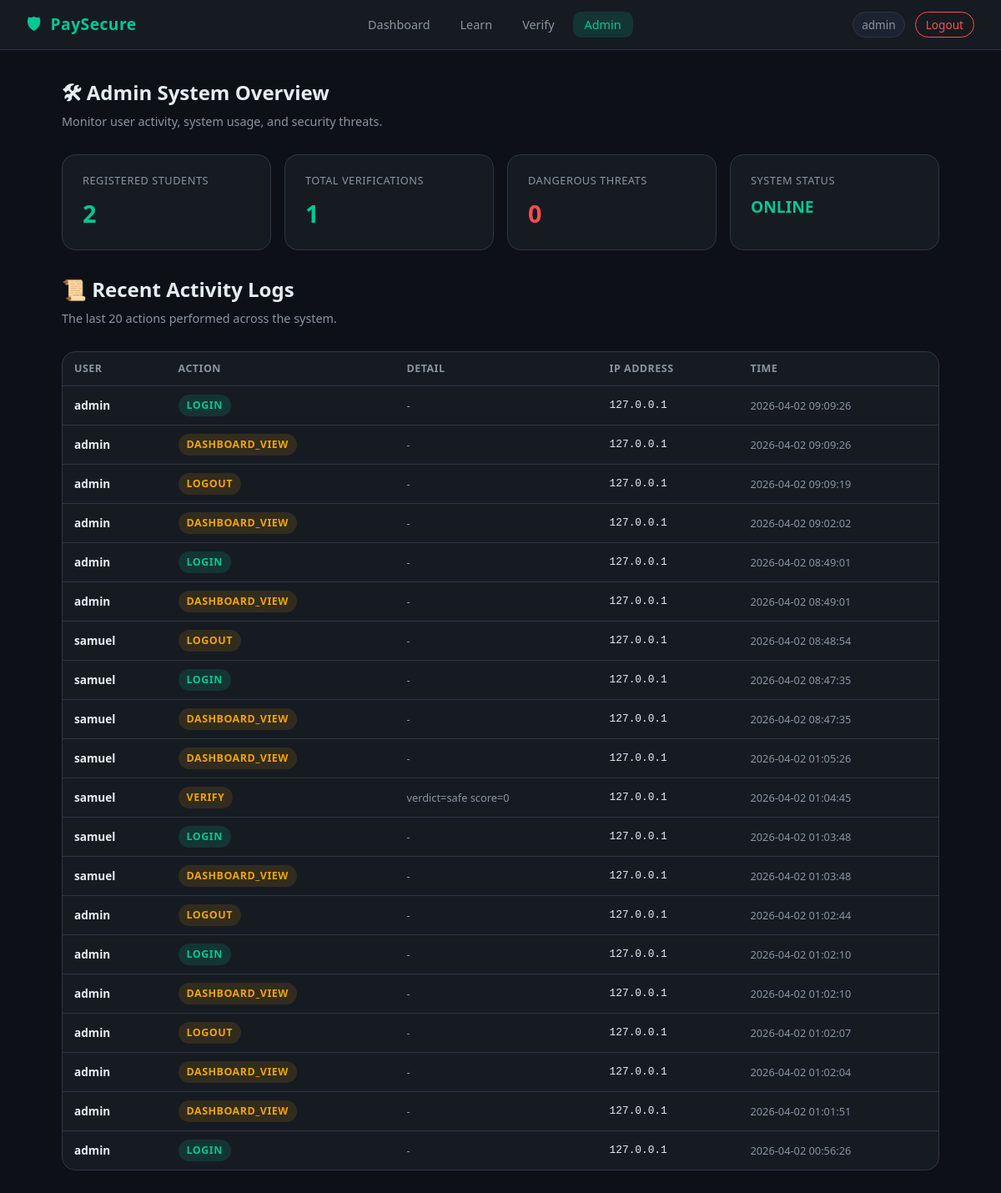
The page /admin (signed in) on the database its author committed.
### tables this page shows
CREATE TABLE activity_logs (
    id          INTEGER PRIMARY KEY AUTOINCREMENT,
    user_id     INTEGER NOT NULL,
    action      TEXT    NOT NULL,   -- e.g. 'login', 'verify', 'learn_view'
    detail      TEXT,               -- extra context (page visited, verdict, etc.)
    ip_address  TEXT,
    logged_at   DATETIME DEFAULT CURRENT_TIMESTAMP,
    FOREIGN KEY (user_id) REFERENCES users(id)
);

CREATE TABLE users (
    id            INTEGER PRIMARY KEY AUTOINCREMENT,
    username      TEXT    NOT NULL UNIQUE,
    email         TEXT    NOT NULL UNIQUE,
    password_hash TEXT    NOT NULL,
    role          TEXT    NOT NULL DEFAULT 'student',  -- 'student' | 'admin'
    created_at    DATETIME DEFAULT CURRENT_TIMESTAMP
);

### templates/app.py (the view)
@app.route("/admin")
@admin_required
def admin():
    db = get_db()
    total_users = db.execute(
        "SELECT COUNT(*) as c FROM users WHERE role = 'student'"
    ).fetchone()["c"]
    total_verifications = db.execute(
        "SELECT COUNT(*) as c FROM verifications"
    ).fetchone()["c"]
    dangerous_count = db.execute(
        "SELECT COUNT(*) as c FROM verifications WHERE verdict = 'dangerous'"
    ).fetchone()["c"]
    recent_logs = db.execute(
        """SELECT u.username, a.action, a.detail, a.ip_address,
           datetime(a.logged_at, '+3 hours') as logged_at
           FROM activity_logs a
           JOIN users u ON u.id = a.user_id
           ORDER BY a.logged_at DESC LIMIT 20"""
    ).fetchall()
    return render_template(
        "admin.html",
        total_users=total_users,
        total_verifications=total_verifications,
        dangerous_count=dangerous_count,
        recent_logs=recent_logs,
    )

### templates/app.py (called while the page is built)
def get_db():
    db = getattr(g, "_database", None)
    if db is None:
        db = g._database = sqlite3.connect(DATABASE)
        db.row_factory = sqlite3.Row   # rows behave like dicts
    return db

def admin_required(f):
    @wraps(f)
    def decorated(*args, **kwargs):
        if "user_id" not in session:
            flash("Please log in.", "warning")
            return redirect(url_for("login"))
        if session.get("role") != "admin":
            flash("Access denied. Admins only.", "danger")
            return redirect(url_for("dashboard"))
        return f(*args, **kwargs)
    return decorated

### templates/admin.html (shortened to what this page needs)
{% extends "base.html" %}
{% block main_class %}page-content{% endblock %}
{% block content %}
<div class="page-header">
    <h2>🛠 Admin System Overview</h2>
    <p>Monitor user activity, system usage, and security threats.</p>
</div>
<div class="admin-stats">
    <div class="stat-card">
        <span class="stat-label">Registered Students</span>
        <span class="stat-value">{{ total_users }}</span>
    </div>
    <div class="stat-card">
        <span class="stat-label">Total Verifications</span>
        <span class="stat-value">{{ total_verifications }}</span>
    </div>
    <div class="stat-card">
        <span class="stat-label">Dangerous Threats</span>
        <span class="stat-value" style="color: var(--red);">{{ dangerous_count }}</span>
    </div>
    <div class="stat-card">
        <span class="stat-label">System Status</span>
        <span class="stat-value" style="color: var(--green); font-size: 1.2rem;">ONLINE</span>
    </div>
</div>
<div class="page-header" style="margin-top: 12px;">
    <h2>📜 Recent Activity Logs</h2>
    <p>The last 20 actions performed across the system.</p>
</div>
<div class="card" style="padding: 0; overflow: hidden;">
    <table class="log-table">
        <thead>
            <tr>
                <th>User</th>
                <th>Action</th>
                <th>Detail</th>
                <th>IP Address</th>
                <th>Time</th>
            </tr>
        </thead>
        <tbody>
            {% for log in recent_logs %}
            <tr>
                <td><strong>{{ log['username'] }}</strong></td>
                <td>
                    <span class="badge {% if log['action'] == 'login' %}badge-safe{% elif 'danger' in (log['detail'] or '') %}badge-dangerous{% else %}badge-suspicious{% endif %}">
                        {{ log['action'] | upper }}
                    </span>
                </td>
                <td style="color: var(--text-muted); font-size: 0.8rem;">
                    {{ log['detail'] if log['detail'] else '-' }}
                </td>
                <td style="font-family: monospace; font-size: 0.8rem;">{{ log['ip_address'] }}</td>
                <td style="color: var(--text-muted); font-size: 0.8rem;">{{ log['logged_at'] }}</td>
            </tr>
            {% endfor %}
        </tbody>
    </table>
</div>
{% endblock %}

### templates/base.html (shortened to what this page needs)
<!DOCTYPE html>
<html lang="en">
<head>
    <link rel="stylesheet" href="{{ url_for('static', filename='css/style.css') }}" />
</head>
<body class="{% block body_class %}{% endblock %}">
    {% if session.get('user_id') %}
    <nav class="navbar">
        <div class="nav-brand">
            <span class="shield">🛡</span> PaySecure
        </div>
        <ul class="nav-links">
            <li><a href="{{ url_for('dashboard') }}" class="{{ 'active' if request.endpoint == 'dashboard' }}">Dashboard</a></li>
            <li><a href="{{ url_for('learn') }}"     class="{{ 'active' if request.endpoint == 'learn' }}">Learn</a></li>
            <li><a href="{{ url_for('verify') }}"    class="{{ 'active' if request.endpoint == 'verify' }}">Verify</a></li>
            {% if session.get('role') == 'admin' %}
            <li><a href="{{ url_for('admin') }}"     class="{{ 'active' if request.endpoint == 'admin' }}">Admin</a></li>
            {% endif %}
        </ul>
        <div class="nav-user">
            <span class="username-badge">{{ session.get('username') }}</span>
            <a href="{{ url_for('logout') }}" class="btn-logout">Logout</a>
        </div>
    </nav>
    {% endif %}
    <main class="{% block main_class %}{% endblock %}">
        {% block content %}{% endblock %}
    </main>
</body>
</html>

### static/css/style.css (style rules this page uses)
:root { --bg-dark: #0d1117; --bg-card: #161b22; --bg-input: #1c2230; --border: #30363d; --green: #00c896; --green-dark: #009e76; --green-glow: rgba(0, 200, 150, 0.15); --red: #ff4d4d; --red-soft: rgba(255, 77, 77, 0.12); --yellow: #f0a500; --yellow-soft: rgba(240, 165, 0, 0.12); --text-primary: #e6edf3; --text-muted: #8b949e; --text-link: #00c896; --radius: 10px; --radius-lg: 16px; --shadow: 0 4px 24px rgba(0,0,0,0.4); --transition: 0.2s ease; }
*, *::before, *::after { box-sizing: border-box; margin: 0; padding: 0; }
html { scroll-behavior: smooth; }
body { background-color: var(--bg-dark); color: var(--text-primary); font-family: 'Segoe UI', system-ui, -apple-system, sans-serif; font-size: 15px; line-height: 1.6; min-height: 100vh; }
a { color: var(--text-link); text-decoration: none; transition: opacity var(--transition); }
.navbar { display: flex; align-items: center; justify-content: space-between; background: var(--bg-card); border-bottom: 1px solid var(--border); padding: 0 32px; height: 60px; position: sticky; top: 0; z-index: 100; }
.nav-brand { font-size: 1.2rem; font-weight: 700; color: var(--green); letter-spacing: 0.5px; }
.nav-brand .shield { margin-right: 6px; }
.nav-links { display: flex; list-style: none; gap: 8px; }
.nav-links a { color: var(--text-muted); padding: 6px 14px; border-radius: var(--radius); font-size: 0.9rem; font-weight: 500; transition: all var(--transition); }
.nav-links a:hover, .nav-links a.active { color: var(--text-primary); background: var(--green-glow); }
.nav-links a.active { color: var(--green); }
.nav-user { display: flex; align-items: center; gap: 12px; }
.username-badge { font-size: 0.85rem; color: var(--text-muted); background: var(--bg-input); padding: 4px 10px; border-radius: 20px; border: 1px solid var(--border); }
.btn-logout { font-size: 0.85rem; color: var(--red); border: 1px solid var(--red); padding: 4px 12px; border-radius: 20px; transition: all var(--transition); }
.page-content { max-width: 1100px; margin: 0 auto; padding: 32px 24px; }
.page-header { margin-bottom: 28px; }
.page-header h2 { font-size: 1.5rem; font-weight: 700; color: var(--text-primary); }
.page-header p { color: var(--text-muted); font-size: 0.9rem; margin-top: 4px; }
.card { background: var(--bg-card); border: 1px solid var(--border); border-radius: var(--radius-lg); padding: 24px; }
.stat-card { background: var(--bg-card); border: 1px solid var(--border); border-radius: var(--radius-lg); padding: 20px 24px; display: flex; flex-direction: column; gap: 6px; }
.stat-card .stat-label { font-size: 0.8rem; color: var(--text-muted); text-transform: uppercase; letter-spacing: 0.5px; }
.stat-card .stat-value { font-size: 1.8rem; font-weight: 700; color: var(--green); }
.badge { display: inline-block; padding: 3px 10px; border-radius: 20px; font-size: 0.78rem; font-weight: 700; text-transform: uppercase; letter-spacing: 0.5px; }
.badge-safe { background: rgba(0,200,150,0.15); color: var(--green); }
.badge-suspicious { background: var(--yellow-soft); color: var(--yellow); }
.admin-stats { display: grid; grid-template-columns: repeat(auto-fit, minmax(200px, 1fr)); gap: 16px; margin-bottom: 28px; }
.log-table { width: 100%; border-collapse: collapse; font-size: 0.85rem; }
.log-table th { text-align: left; padding: 10px 14px; color: var(--text-muted); font-size: 0.78rem; text-transform: uppercase; letter-spacing: 0.5px; border-bottom: 1px solid var(--border); white-space: nowrap; }
.log-table td { padding: 10px 14px; border-bottom: 1px solid var(--border); color: var(--text-primary); }
.log-table tr:last-child td { border-bottom: none; }

### rows shown on the page
activity_logs: username "admin", action "LOGIN", log "-", ip_address "127.0.0.1", logged_at "2026-04-02 09:09:26"
activity_logs: username "admin", action "DASHBOARD_VIEW", log "-", ip_address "127.0.0.1", logged_at "2026-04-02 09:09:26"
activity_logs: username "admin", action "LOGOUT", log "-", ip_address "127.0.0.1", logged_at "2026-04-02 09:09:19"
activity_logs: username "admin", action "DASHBOARD_VIEW", log "-", ip_address "127.0.0.1", logged_at "2026-04-02 09:02:02"
activity_logs: username "admin", action "LOGIN", log "-", ip_address "127.0.0.1", logged_at "2026-04-02 08:49:01"
activity_logs: username "admin", action "DASHBOARD_VIEW", log "-", ip_address "127.0.0.1", logged_at "2026-04-02 08:49:01"
activity_logs: username "samuel", action "LOGOUT", log "-", ip_address "127.0.0.1", logged_at "2026-04-02 08:48:54"
activity_logs: username "samuel", action "LOGIN", log "-", ip_address "127.0.0.1", logged_at "2026-04-02 08:47:35"
activity_logs: username "samuel", action "DASHBOARD_VIEW", log "-", ip_address "127.0.0.1", logged_at "2026-04-02 08:47:35"
activity_logs: username "samuel", action "DASHBOARD_VIEW", log "-", ip_address "127.0.0.1", logged_at "2026-04-02 01:05:26"
activity_logs: username "samuel", action "VERIFY", detail "verdict=safe score=0", ip_address "127.0.0.1", logged_at "2026-04-02 01:04:45"
activity_logs: username "samuel", action "LOGIN", log "-", ip_address "127.0.0.1", logged_at "2026-04-02 01:03:48"
activity_logs: username "samuel", action "DASHBOARD_VIEW", log "-", ip_address "127.0.0.1", logged_at "2026-04-02 01:03:48"
activity_logs: username "admin", action "LOGOUT", log "-", ip_address "127.0.0.1", logged_at "2026-04-02 01:02:44"
activity_logs: username "admin", action "LOGIN", log "-", ip_address "127.0.0.1", logged_at "2026-04-02 01:02:10"
activity_logs: username "admin", action "DASHBOARD_VIEW", log "-", ip_address "127.0.0.1", logged_at "2026-04-02 01:02:10"
activity_logs: username "admin", action "LOGOUT", log "-", ip_address "127.0.0.1", logged_at "2026-04-02 01:02:07"
activity_logs: username "admin", action "DASHBOARD_VIEW", log "-", ip_address "127.0.0.1", logged_at "2026-04-02 01:02:04"
activity_logs: username "admin", action "DASHBOARD_VIEW", log "-", ip_address "127.0.0.1", logged_at "2026-04-02 01:01:51"
activity_logs: username "admin", action "LOGIN", log "-", ip_address "127.0.0.1", logged_at "2026-04-02 00:56:26"

### other values the page prints
{{ session.get('username') }} "admin"
{{ total_users }} "2"
{{ total_verifications }} "1"
{{ dangerous_count }} "0"
